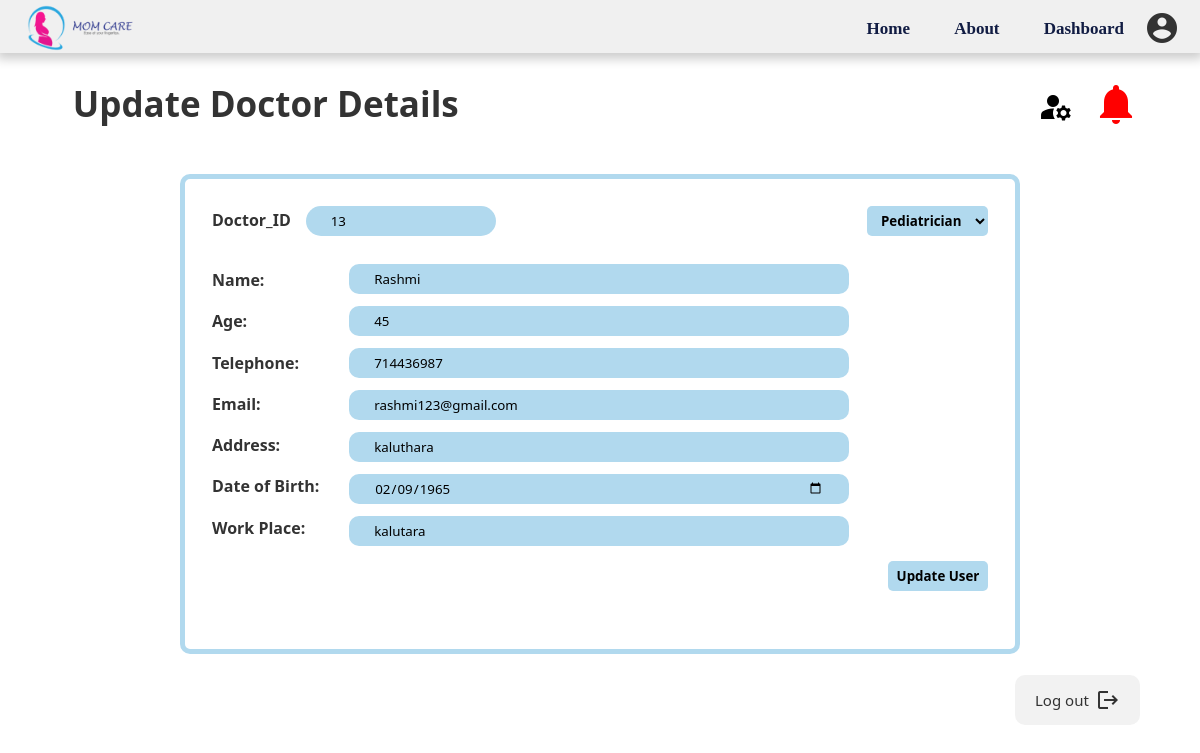
The app's page /View/Admin/admin-updatedoctor.php?id=13 (signed in) with its own data.
### tables this page shows
CREATE TABLE IF NOT EXISTS `doctor_details` (
  `doc_id` varchar(20) NOT NULL,
  `doc_name` varchar(255) NOT NULL,
  `doc_age` int NOT NULL,
  `doc_address` varchar(255) NOT NULL,
  `doc_DOB` date NOT NULL,
  `doc_email` varchar(255) NOT NULL,
  `doc_password` varchar(255) NOT NULL,
  `doc_tele` int NOT NULL,
  `doc_workplace` varchar(255) NOT NULL,
  `doc_type` enum('vog','ped','other') NOT NULL,
  PRIMARY KEY (`doc_id`)
);

### Config/admin-updatedoctorSQLprocess.php (called while the page is built, shortened)
<?php
require_once 'dbConnection.php';
 if (isset($_GET['id'])){
    $sql = $sql = "SELECT doc_id, doc_type, doc_name, doc_age, doc_DOB, doc_address, doc_email, doc_tele, doc_workplace FROM doctor_details WHERE doc_id='";
    $sql .= $_GET['id'];
    $sql .= "'";
    $result = $con->query($sql);
    if ($result->num_rows>0){
        while($row = $result->fetch_assoc()){
            $id = $row['doc_id'];
            $name = $row['doc_name'];
            $type = $row['doc_type'];
            $work = $row['doc_workplace'];
            $age = $row['doc_age'];
            $address = $row['doc_address'];
            $email = $row['doc_email'];
            $tel = $row['doc_tele'];
            $dob = $row['doc_DOB'];
        }
    }
 }
?>

### View/Admin/admin-updatedoctor.php (the view, shortened to what this page needs)
<?php
include "..\..\Config\admin-updatedoctorSQLprocess.php";
include ("..\..\Assets\Includes\header_admin.php");
?>
<!DOCTYPE html>
<html lang="en">
<head>
    <link rel="stylesheet" href="..\..\Assets\css\style-common.css" type="text/css">
</head>
<body>
    <div class="a-container">
         <div class="a-content">
            <div class="a-container-n">
            <h1>Update Doctor Details</h1>
            <div class="a-container-m">
            <div class="a-dropdown"><div class="a-manage-icon"><i class="material-icons" alt="manage accounts">manage_accounts</i>
        </div>
        </div>
            <a href = "admin-notification.php"><i class="material-icons" alt="notification icon">notifications</i></a>
            </div></div>
            <div class="au-doctor-form">
                <form action="..\..\Config\admin-updatedoctorprocess.php" method="post">
                    <div class="au-first-raw">
                        <div class="au-doctor-id"><label>Doctor_ID</label  name="docid"><input type="text" name="docid" value="<?php  echo $id ?>" readonly></div>
                            <select class="au-dropdown" name = "dtype">
                                <option value="ped" <?php if ($type=='ped'){ echo 'selected';}?>>Pediatrician</option>
                            </select>
                        </div>
                    <div class="au-middle">
                        <div class="au-middle-content">
                        <div class="au-labels">
                        <label>Name:</label>
                        <label>Age:</label>
                        <label>Telephone:</label>
                        <label>Email:</label>
                        <label>Address:</label>
                        <label>Date of Birth:</label>
                        <label>Work Place:</label>
                        </div>
                        <div class="au-inputs">
                        <input type="text" name="name" value="<?php  echo $name?>">
                        <input type="text" name="age" value="<?php  echo $age?>">
                        <input type="text" name="tel" value="<?php  echo $tel?>">
                        <input type="email" name="email" value="<?php  echo $email?>">
                        <input type="text" name="address" value="<?php  echo $address?>">
                        <input type="date" name="dob" value="<?php  echo $dob?>">
                        <input type="text" name="work" value="<?php  echo $work?>">
                        </div>
                        </div>
                        <div class="au-btn">
                            <button class="au-add-user-btn" type = "submit" name = "insert" value="1">Update User</button>
                        </div>
                    </div>
                </form>
            </div>
        </div>
        <div class="a-content-2">
            <a href = "..\..\Config\admin-logout.php"><button>
                <div class="a-btn-text"><h6>Log out</h6></div>
                <i class="material-icons" alt="logout">logout</i>
            </button></a>
        </div>
    </div>
</body>
</html>

### Assets/css/style-common.css (style rules this page uses)
body { padding: 0; margin: 0; font-family: RobotoLight; font-size: 16px; color: #333333; background-color: #ffffff; }
h1 { text-align: center; margin-bottom: 20px; }
.a-container { position: absolute; right: 0; width: 100%; height: 100%; background-color: white; }
a { text-decoration: none; }
.a-content { position: relative; margin-top: 5%; min-height: 75%; }
.a-container-n { padding-top: 20px; display: flex; justify-content: space-between; }
.a-container-m { margin-right: 5%; display: flex; }
.a-container-m .material-icons { font-size: 48px; color: red; }
.a-manage-icon .material-icons { font-size: 36px; color: black; padding-top: 25%; margin-left: -50%; }
.a-content-2 { width:95%; display: flex; justify-content: space-between; padding-top: 15px; }
.a-content-2 button { padding: 10px 20px; border-style: none; border-radius: 10px; display: flex; justify-content: space-between; align-items: center; width: 125px; height: 50px; opacity: 0.8; margin-right: 5%; cursor: pointer; }
.a-container-n h1 { text-indent: 0.8rem; font-weight: 600; font-size: 35px; margin-left: 5%; }
.a-btn-text h6 { font-size: 15px; text-decoration: none; font-weight: 500; }
.a-dropdown { position: relative; display: inline-block; }
.au-doctor-form { width: 70%; height: 80%; background-color: white; border: solid 5px rgb(177, 217, 238); margin-left: 15%; margin-top: 27px; border-radius: 10px; position: absolute; }
.au-doctor-form form { padding: 27px; }
.au-first-raw { display: flex; justify-content: space-between; padding-bottom: 25px; }
.au-doctor-id input { border-radius: 20px; border-style: none; outline-style: hidden; padding: 15px 25px; width: 190px; height: 30px; margin-left: 15px; background-color: rgb(177, 217, 238); }
.au-doctor-id label { font-weight: 600; }
.au-first-raw select { border-style: none; padding: 5px 10px; border-radius: 5px; outline-style: none; background-color: rgb(177, 217, 238); font-weight: 600; }
.au-middle .au-middle-content { display: flex; margin-top: 3px; height: 75%; }
.au-labels { display: grid; padding-right: 50px; padding-top: 5px; padding-right: 30px; font-weight: 600; }
.au-inputs { display: grid; }
.au-inputs input { border-radius: 10px; border-style: none; outline-style: none; padding: 15px 25px; width: 500px; height: 30px; margin-bottom: 12px; background-color: rgb(177, 217, 238); }
.au-btn { height: 10%; display: flex; justify-content: space-between; }
.au-add-user-btn { width: 100px; height: 30px; background-color: rgb(177, 217, 238);; color: black; border-radius: 5px; border-style: none; margin-top: 3px; font-weight: 600; }

### Assets/Includes/header_admin.php (style rules this page uses)
body { margin: 0%; font-family: system-ui, -apple-system, BlinkMacSystemFont, 'Segoe UI', Roboto, Oxygen, Ubuntu, Cantarell, 'Open Sans', 'Helvetica Neue', sans-serif; }

### View/Admin/admin-updatedoctor.php (style rules this page uses)
* { margin: 0; padding: 0; box-sizing: border-box; font-family: system-ui, -apple-system, BlinkMacSystemFont, 'Segoe UI', Roboto, Oxygen, Ubuntu, Cantarell, 'Open Sans', 'Helvetica Neue', sans-serif; }

### records on screen
doctor_details: docid "13", dtype "Pediatrician", name "Rashmi", age "45", tel "714436987", email "rashmi123@gmail.com", address "kaluthara", dob "02/09/1965", work "kalutara"
